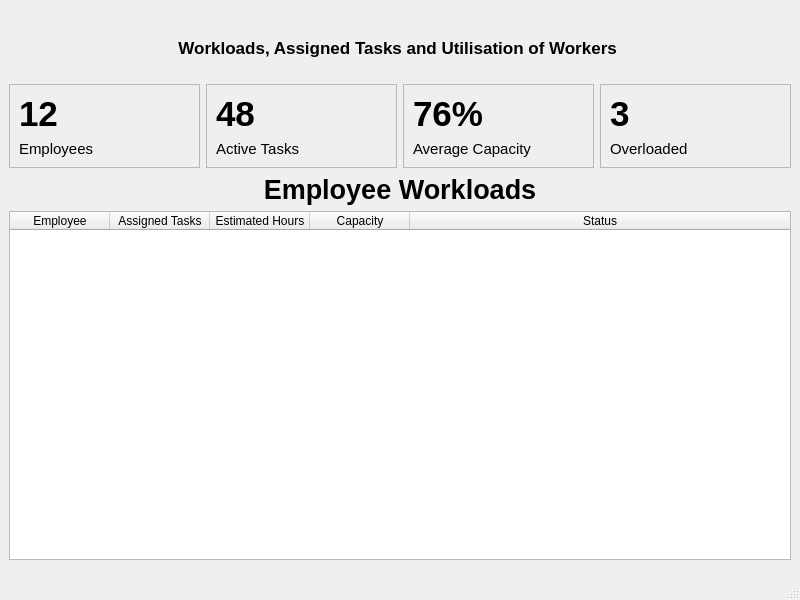
<?xml version="1.0" encoding="UTF-8"?>
<ui version="4.0">
 <class>MainWindow</class>
 <widget class="QMainWindow" name="MainWindow">
  <property name="geometry">
   <rect>
    <x>0</x>
    <y>0</y>
    <width>800</width>
    <height>600</height>
   </rect>
  </property>
  <property name="windowTitle">
   <string>MainWindow</string>
  </property>
  <widget class="QWidget" name="centralwidget">
   <property name="sizePolicy">
    <sizepolicy hsizetype="Expanding" vsizetype="Preferred">
     <horstretch>0</horstretch>
     <verstretch>0</verstretch>
    </sizepolicy>
   </property>
   <layout class="QVBoxLayout" name="verticalLayout">
    <property name="leftMargin">
     <number>0</number>
    </property>
    <property name="rightMargin">
     <number>0</number>
    </property>
    <item>
     <widget class="QWidget" name="widget" native="true">
      <property name="sizePolicy">
       <sizepolicy hsizetype="Expanding" vsizetype="Preferred">
        <horstretch>0</horstretch>
        <verstretch>0</verstretch>
       </sizepolicy>
      </property>
      <layout class="QVBoxLayout" name="verticalLayout_8">
       <item>
        <layout class="QVBoxLayout" name="verticalLayout_7">
         <item>
          <widget class="QLabel" name="heading">
           <property name="minimumSize">
            <size>
             <width>0</width>
             <height>60</height>
            </size>
           </property>
           <property name="font">
            <font>
             <pointsize>13</pointsize>
             <bold>true</bold>
            </font>
           </property>
           <property name="text">
            <string>Workloads, Assigned Tasks and Utilisation of Workers </string>
           </property>
           <property name="alignment">
            <set>Qt::AlignmentFlag::AlignCenter</set>
           </property>
          </widget>
         </item>
         <item>
          <layout class="QHBoxLayout" name="horizontalLayout">
           <item>
            <widget class="QFrame" name="cardEmployees">
             <property name="frameShape">
              <enum>QFrame::Shape::StyledPanel</enum>
             </property>
             <property name="frameShadow">
              <enum>QFrame::Shadow::Raised</enum>
             </property>
             <property name="class" stdset="0">
              <string>stat</string>
             </property>
             <layout class="QVBoxLayout" name="verticalLayout_3">
              <item>
               <widget class="QLabel" name="employeeValue">
                <property name="font">
                 <font>
                  <pointsize>26</pointsize>
                  <bold>true</bold>
                 </font>
                </property>
                <property name="text">
                 <string>12</string>
                </property>
               </widget>
              </item>
              <item>
               <widget class="QLabel" name="employeeLabel">
                <property name="font">
                 <font>
                  <pointsize>11</pointsize>
                 </font>
                </property>
                <property name="text">
                 <string>Employees</string>
                </property>
               </widget>
              </item>
             </layout>
            </widget>
           </item>
           <item>
            <widget class="QFrame" name="cardTasks">
             <property name="frameShape">
              <enum>QFrame::Shape::StyledPanel</enum>
             </property>
             <property name="frameShadow">
              <enum>QFrame::Shadow::Raised</enum>
             </property>
             <property name="class" stdset="0">
              <string>stat</string>
             </property>
             <layout class="QVBoxLayout" name="verticalLayout_2">
              <item>
               <widget class="QLabel" name="taskValue">
                <property name="font">
                 <font>
                  <pointsize>26</pointsize>
                  <bold>true</bold>
                 </font>
                </property>
                <property name="text">
                 <string>48</string>
                </property>
               </widget>
              </item>
              <item>
               <widget class="QLabel" name="taskLabel">
                <property name="font">
                 <font>
                  <pointsize>11</pointsize>
                 </font>
                </property>
                <property name="text">
                 <string>Active Tasks</string>
                </property>
               </widget>
              </item>
             </layout>
            </widget>
           </item>
           <item>
            <widget class="QFrame" name="cardCapacity">
             <property name="frameShape">
              <enum>QFrame::Shape::StyledPanel</enum>
             </property>
             <property name="frameShadow">
              <enum>QFrame::Shadow::Raised</enum>
             </property>
             <property name="class" stdset="0">
              <string>stat</string>
             </property>
             <layout class="QVBoxLayout" name="verticalLayout_4">
              <item>
               <widget class="QLabel" name="capacityValue">
                <property name="font">
                 <font>
                  <pointsize>26</pointsize>
                  <bold>true</bold>
                 </font>
                </property>
                <property name="text">
                 <string>76%</string>
                </property>
               </widget>
              </item>
              <item>
               <widget class="QLabel" name="capacityLabel">
                <property name="font">
                 <font>
                  <pointsize>11</pointsize>
                 </font>
                </property>
                <property name="text">
                 <string>Average Capacity</string>
                </property>
               </widget>
              </item>
             </layout>
            </widget>
           </item>
           <item>
            <widget class="QFrame" name="cardOverloaded">
             <property name="frameShape">
              <enum>QFrame::Shape::StyledPanel</enum>
             </property>
             <property name="frameShadow">
              <enum>QFrame::Shadow::Raised</enum>
             </property>
             <property name="class" stdset="0">
              <string>stat</string>
             </property>
             <layout class="QVBoxLayout" name="verticalLayout_5">
              <item>
               <widget class="QLabel" name="overloadedValue">
                <property name="font">
                 <font>
                  <pointsize>26</pointsize>
                  <bold>true</bold>
                 </font>
                </property>
                <property name="text">
                 <string>3</string>
                </property>
               </widget>
              </item>
              <item>
               <widget class="QLabel" name="overloadedLabel">
                <property name="font">
                 <font>
                  <pointsize>11</pointsize>
                 </font>
                </property>
                <property name="text">
                 <string>Overloaded</string>
                </property>
               </widget>
              </item>
             </layout>
            </widget>
           </item>
          </layout>
         </item>
         <item>
          <layout class="QVBoxLayout" name="verticalLayout_6">
           <item>
            <widget class="QLabel" name="table_heading">
             <property name="font">
              <font>
               <family>Segoe UI</family>
               <pointsize>20</pointsize>
               <bold>true</bold>
              </font>
             </property>
             <property name="text">
              <string>Employee Workloads</string>
             </property>
             <property name="alignment">
              <set>Qt::AlignmentFlag::AlignCenter</set>
             </property>
            </widget>
           </item>
           <item>
            <widget class="QTableWidget" name="employeeTable">
             <property name="minimumSize">
              <size>
               <width>600</width>
               <height>0</height>
              </size>
             </property>
             <property name="editTriggers">
              <set>QAbstractItemView::EditTrigger::NoEditTriggers</set>
             </property>
             <property name="alternatingRowColors">
              <bool>true</bool>
             </property>
             <property name="selectionBehavior">
              <enum>QAbstractItemView::SelectionBehavior::SelectRows</enum>
             </property>
             <property name="showGrid">
              <bool>false</bool>
             </property>
             <attribute name="horizontalHeaderStretchLastSection">
              <bool>true</bool>
             </attribute>
             <column>
              <property name="text">
               <string>Employee</string>
              </property>
             </column>
             <column>
              <property name="text">
               <string>Assigned Tasks</string>
              </property>
             </column>
             <column>
              <property name="text">
               <string>Estimated Hours</string>
              </property>
             </column>
             <column>
              <property name="text">
               <string>Capacity</string>
              </property>
             </column>
             <column>
              <property name="text">
               <string>Status</string>
              </property>
             </column>
            </widget>
           </item>
          </layout>
         </item>
        </layout>
       </item>
      </layout>
     </widget>
    </item>
   </layout>
  </widget>
  <widget class="QStatusBar" name="statusbar"/>
 </widget>
 <resources/>
 <connections/>
</ui>
